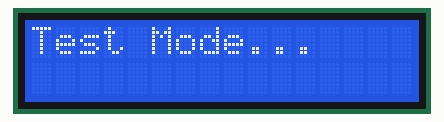
Recording of a sketch running on a simulated Arduino Uno, built with avr-gcc and run on an emulated ATmega328P. Shown: 16×2 character LCD.

Above: at 0.1 s.
At 2.2 s:
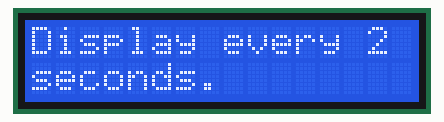

The sketch:

LCD.ino
```cpp
#include <LiquidCrystal.h>

LiquidCrystal lcd(12, 11, 5, 4, 3, 2);


void setup() {

}

void loop() {

  lcd.begin( 16, 2 );
  lcd.clear();
  lcd.setCursor(0, 0);
  lcd.print("Test Mode...");
  delay(2000);


  lcd.begin( 16, 2 );
  lcd.clear();
  lcd.setCursor(0, 0);
  lcd.print("Display every 2");
  lcd.setCursor(0, 1);
  lcd.print("seconds.");
  delay(2000);
}
```

Measured:
- what the display in image 0 shows lasts 2.0 s, from 0.1 s to 2.1 s
